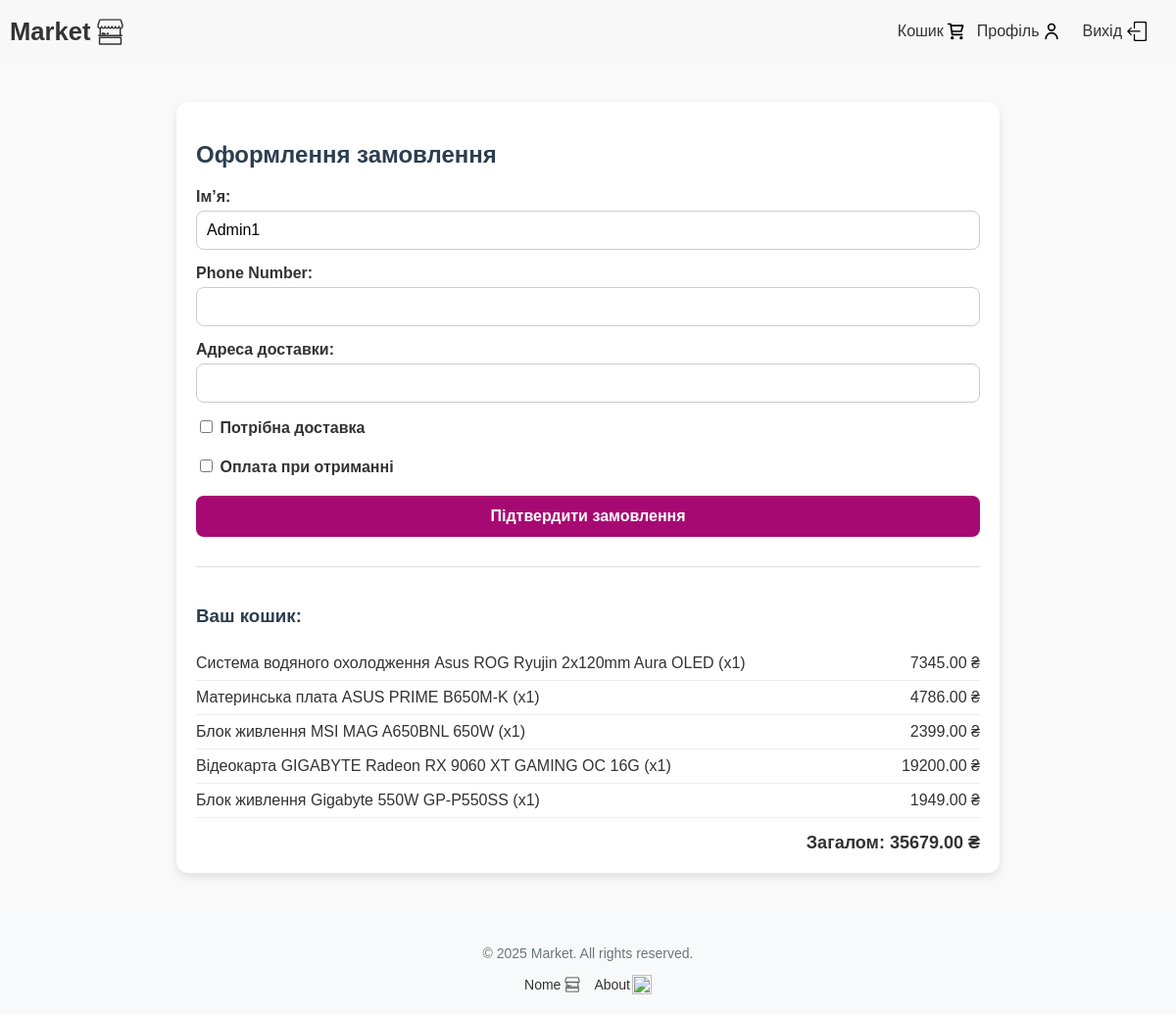
The app's page /orders/create/ (signed in) with its own data.
### carts/models.py (models this page shows)
class Cart(models.Model):
    user = models.ForeignKey('auth.User', on_delete=models.CASCADE, blank=True, null=True, verbose_name='User')
    product = models.ForeignKey('shop.Product', on_delete=models.CASCADE, related_name='cart_items', verbose_name='Product')
    quantity = models.PositiveIntegerField(default=0, verbose_name='Quantity')
    session_key = models.CharField(max_length=40, blank=True, null=True)
    created_at = models.DateTimeField(auto_now_add=True, verbose_name='Created At')
    class Meta:
        db_table = 'cart'
        verbose_name = 'Cart'
        verbose_name_plural = 'Cart'
    objects = CartQuerySet.as_manager()
    def get_total_price(self):
        return round(self.product.price * self.quantity, 2)

### shop/models.py (models this page shows)
class Product(models.Model):
    name = models.CharField(max_length=200, verbose_name='Product Name')
    slug = models.SlugField(max_length=250, unique=True, blank=True, null=True, verbose_name='URL')
    description = models.TextField(blank=True, verbose_name='Description')
    price = models.DecimalField(max_digits=10, decimal_places=2, verbose_name='Price')
    discount = models.DecimalField(max_digits=5, decimal_places=2, default=0.00, verbose_name='Discount')
    stock = models.PositiveIntegerField(default=0, verbose_name='Stock Quantity')
    category = models.ForeignKey(Category, on_delete=models.CASCADE, related_name="products")
    created_at = models.DateTimeField(auto_now_add=True, verbose_name='Created At')
    class Meta:
        db_table = 'product'
        verbose_name = 'Product'
        verbose_name_plural = 'Products'

### orders/views.py (the view)
# urls.py: path('create/', views.create_order, name='create_order'),
def create_order(request):
    user = request.user if request.user.is_authenticated else None
    session_key = request.session.session_key
    if not session_key:
        request.session.create()
        session_key = request.session.session_key
    cart_items = Cart.objects.filter(user=user) if user else Cart.objects.filter(session_key=session_key)
    if request.method == 'POST':
        form = OrderForm(request.POST)
        if form.is_valid():
            name = user.username if user else form.cleaned_data['name']
            order = Order.objects.create(
                user=user,
                name=name,
                phone_number=form.cleaned_data['phone_number'],
                requires_delivery=form.cleaned_data['requires_delivery'],
                payment_on_get=form.cleaned_data['payment_on_get']
            )
            for item in cart_items:
                OrderItem.objects.create(
                    order=order,
                    product=item.product,
                    name=item.product.name,
                    price=item.product.price,
                    quantity=item.quantity
                )
            cart_items.delete()
            return redirect('/orders/success')
    else:
        initial = {'name': user.username} if user else {}
        form = OrderForm(initial=initial)
    return render(request, 'orders/create_order.html', {
        'form': form,
        'cart_items': cart_items
    })

### orders/forms.py
class OrderForm(forms.ModelForm):
    class Meta:
        model = Order
        fields = ['phone_number', 'requires_delivery', 'payment_on_get']
    name = forms.CharField(required=False, label='Ім’я')
    delivery_address = forms.CharField(required=False, label='Адреса доставки')

### carts/models.py (called while the page is built)
    def total_price(self):
        return sum(cart.get_total_price() for cart in self)

### orders/templates/orders/create_order.html (shortened to what this page needs)
{% load static %}
<!DOCTYPE html>
<html lang="uk">
<head>
    <link rel="stylesheet" href="{% static 'orders/order.css' %}">
</head>
<body>
    {% include 'shop/partials/navigation.html' %}
    <div class="container">
        <h2>Оформлення замовлення</h2>
    <form method="post">
        <div class="form-group">
            {{ form.name.label_tag }}
            {{ form.name }}
        </div>
        <div class="form-group">
            {{ form.phone_number.label_tag }}
            {{ form.phone_number }}
        </div>
        <div class="form-group">
            {{ form.delivery_address.label_tag }}
            {{ form.delivery_address }}
        </div>
        <div class="form-group">
            <label>
                {{ form.requires_delivery }} Потрібна доставка
            </label>
        </div>
        <div class="form-group">
            <label>
                {{ form.payment_on_get }} Оплата при отриманні
            </label>
        </div>
        <button type="submit">Підтвердити замовлення</button>
    </form>
        {% if cart_items.exists %}
        <div class="cart-items">
            <h3>Ваш кошик:</h3>
            {% for item in cart_items %}
                <div class="cart-item">
                    <span>{{ item.product.name }} (x{{ item.quantity }})</span>
                    <span>{{ item.get_total_price }} ₴</span>
                </div>
            {% endfor %}
            <div class="total">
                Загалом: {{ cart_items.total_price }} ₴
            </div>
        </div>
        {% endif %}
    </div>
    {% include 'shop/partials/footer.html' %}
</body>
</html>

### orders/static/orders/order.css (style rules this page uses)
body { font-family: Tahoma, Geneva, Verdana, sans-serif; margin: 0; padding: 0; background-color: #f9f9f9; color: #333; }
.container { max-width: 800px; margin: 40px auto; padding: 20px; background-color: #fff; border-radius: 12px; box-shadow: 0 4px 10px rgba(0,0,0,0.1); }
h1, h2, h3 { color: #2c3e50; margin-bottom: 20px; }
form { display: flex; flex-direction: column; gap: 15px; }
.form-group { display: flex; flex-direction: column; }
.form-group label { margin-bottom: 5px; font-weight: 600; }
.form-group input,.form-group textarea { padding: 10px; border: 1px solid #ccc; border-radius: 8px; font-size: 16px; outline: none; transition: border 0.3s ease; }
button { padding: 12px 20px; font-size: 16px; font-weight: bold; background-color: #a70972ff; color: white; border: none; border-radius: 8px; cursor: pointer; transition: background 0.3s ease; }
.cart-items { margin-top: 30px; border-top: 1px solid #ddd; padding-top: 20px; }
.cart-item { display: flex; justify-content: space-between; padding: 8px 0; border-bottom: 1px solid #eee; }
.total { margin-top: 15px; font-weight: bold; text-align: right; font-size: 18px; }

### records on screen
Cart: product.name "Система водяного охолодження Asus ROG Ryujin 2x120mm Aura OLED", quantity "1", get_total_price "7345.00", total_price "35679.00"
Cart: product.name "Материнська плата ASUS PRIME B650M-K", quantity "1", get_total_price "4786.00"
Cart: product.name "Блок живлення MSI MAG A650BNL 650W", quantity "1", get_total_price "2399.00"
Cart: product.name "Відеокарта GIGABYTE Radeon RX 9060 XT GAMING OC 16G", quantity "1", get_total_price "19200.00"
Cart: product.name "Блок живлення Gigabyte 550W GP-P550SS", quantity "1", get_total_price "1949.00"

### other values on screen
{{ year|default:2025 }} "2025"
